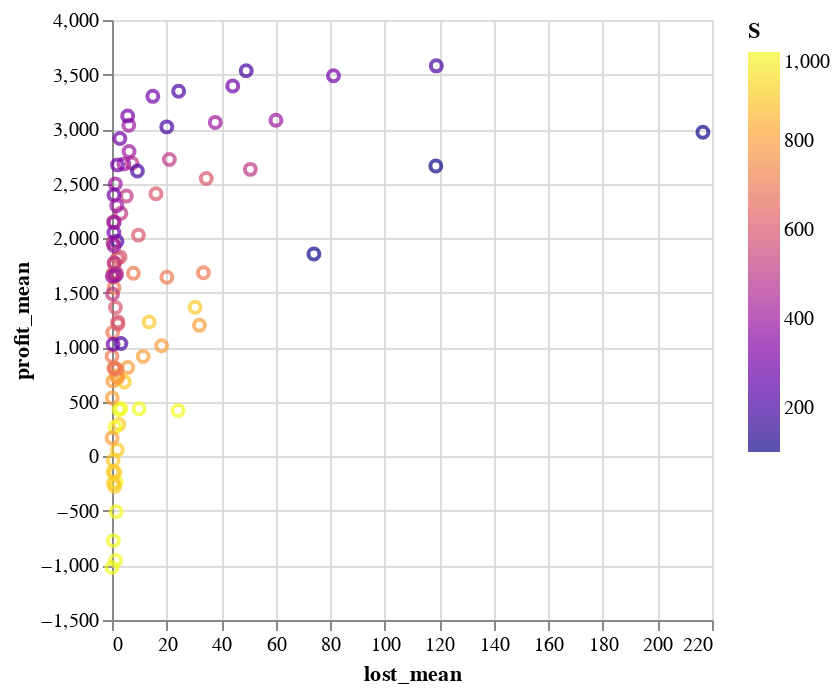

Notebook cell for this chart:
### Code cell
using VegaLite
df |> @vlplot(:point, x=:lost_mean, y=:profit_mean, color={:S, scale={scheme=:plasma}})

### Figure 1 — Vega-Lite specification as saved in the notebook (floating-point values rounded to 4 significant figures)
{"data": {"values": [{"N": 100, "S": 100, "lost_mean": 216.7, "lost_std": 86.95, "m": 90, "profit_mean": 2971.0, "profit_std": 188.0, "s": 25}, {"N": 100, "S": 200, "lost_mean": 118.9, "lost_std": 62.05, "m": 90, "profit_mean": 3580.0, "profit_std": 143.2, "s": 25}, {"N": 100, "S": 300, "lost_mean": 81.2, "lost_std": 61.19, "m": 90, "profit_mean": 3488.0, "profit_std": 233.7, "s": 25}, {"N": 100, "S": 400, "lost_mean": 60.11, "lost_std": 45.89, "m": 90, "profit_mean": 3081.0, "profit_std": 179.8, "s": 25}, {"N": 100, "S": 500, "lost_mean": 50.72, "lost_std": 46.58, "m": 90, "profit_mean": 2631.0, "profit_std": 167.0, "s": 25}, {"N": 100, "S": 600, "lost_mean": 34.57, "lost_std": 38.67, "m": 90, "profit_mean": 2547.0, "profit_std": 258.5, "s": 25}, {"N": 100, "S": 700, "lost_mean": 33.52, "lost_std": 31.95, "m": 90, "profit_mean": 1684.0, "profit_std": 168.9, "s": 25}, {"N": 100, "S": 800, "lost_mean": 32.05, "lost_std": 34.97, "m": 90, "profit_mean": 1201.0, "profit_std": 281.2, "s": 25}, {"N": 100, "S": 900, "lost_mean": 30.45, "lost_std": 37.83, "m": 90, "profit_mean": 1367.0, "profit_std": 302.6, "s": 25}, {"N": 100, "S": 1000, "lost_mean": 24.22, "lost_std": 28.8, "m": 90, "profit_mean": 419.8, "profit_std": 221.2, "s": 25}, {"N": 100, "S": 100, "lost_mean": 118.7, "lost_std": 73.55, "m": 90, "profit_mean": 2661.0, "profit_std": 141.7, "s": 50}, {"N": 100, "S": 200, "lost_mean": 49.21, "lost_std": 49.33, "m": 90, "profit_mean": 3534.0, "profit_std": 159.4, "s": 50}, {"N": 100, "S": 300, "lost_mean": 44.28, "lost_std": 55.6, "m": 90, "profit_mean": 3395.0, "profit_std": 188.3, "s": 50}, {"N": 100, "S": 400, "lost_mean": 37.86, "lost_std": 48.18, "m": 90, "profit_mean": 3061.0, "profit_std": 190.9, "s": 50}, {"N": 100, "S": 500, "lost_mean": 21.04, "lost_std": 31.87, "m": 90, "profit_mean": 2722.0, "profit_std": 214.7, "s": 50}, {"N": 100, "S": 600, "lost_mean": 16.11, "lost_std": 27.83, "m": 90, "profit_mean": 2407.0, "profit_std": 282.1, "s": 50}, {"N": 100, "S": 700, "lost_mean": 20.11, "lost_std": 29.27, "m": 90, "profit_mean": 1643.0, "profit_std": 171.3, "s": 50}, {"N": 100, "S": 800, "lost_mean": 18.19, "lost_std": 32.82, "m": 90, "profit_mean": 1014.0, "profit_std": 189.3, "s": 50}, {"N": 100, "S": 900, "lost_mean": 13.63, "lost_std": 25.36, "m": 90, "profit_mean": 1232.0, "profit_std": 324.8, "s": 50}, {"N": 100, "S": 1000, "lost_mean": 9.96, "lost_std": 26.5, "m": 90, "profit_mean": 435.8, "profit_std": 259.2, "s": 50}, {"N": 100, "S": 100, "lost_mean": 74.03, "lost_std": 56.15, "m": 90, "profit_mean": 1855.0, "profit_std": 251.1, "s": 75}, {"N": 100, "S": 200, "lost_mean": 24.44, "lost_std": 32.93, "m": 90, "profit_mean": 3346.0, "profit_std": 164.2, "s": 75}, {"N": 100, "S": 300, "lost_mean": 14.97, "lost_std": 26.36, "m": 90, "profit_mean": 3300.0, "profit_std": 171.8, "s": 75}, {"N": 100, "S": 400, "lost_mean": 6.17, "lost_std": 14.59, "m": 90, "profit_mean": 3036.0, "profit_std": 209.7, "s": 75}, {"N": 100, "S": 500, "lost_mean": 7.34, "lost_std": 24.49, "m": 90, "profit_mean": 2687.0, "profit_std": 239.6, "s": 75}, {"N": 100, "S": 600, "lost_mean": 9.68, "lost_std": 26.74, "m": 90, "profit_mean": 2028.0, "profit_std": 263.9, "s": 75}, {"N": 100, "S": 700, "lost_mean": 7.85, "lost_std": 21.54, "m": 90, "profit_mean": 1679.0, "profit_std": 207.2, "s": 75}, {"N": 100, "S": 800, "lost_mean": 11.43, "lost_std": 24.39, "m": 90, "profit_mean": 914.7, "profit_std": 153.5, "s": 75}, {"N": 100, "S": 900, "lost_mean": 4.52, "lost_std": 15.27, "m": 90, "profit_mean": 682.5, "profit_std": 436.0, "s": 75}, {"N": 100, "S": 1000, "lost_mean": 3.27, "lost_std": 14.69, "m": 90, "profit_mean": 439.7, "profit_std": 268.4, "s": 75}, {"N": 100, "S": 200, "lost_mean": 20.08, "lost_std": 32.72, "m": 90, "profit_mean": 3020.0, "profit_std": 160.1, "s": 100}, {"N": 100, "S": 300, "lost_mean": 5.76, "lost_std": 15.63, "m": 90, "profit_mean": 3120.0, "profit_std": 168.2, "s": 100}, {"N": 100, "S": 400, "lost_mean": 6.26, "lost_std": 17.33, "m": 90, "profit_mean": 2795.0, "profit_std": 187.5, "s": 100}, {"N": 100, "S": 500, "lost_mean": 5.26, "lost_std": 26.62, "m": 90, "profit_mean": 2386.0, "profit_std": 263.1, "s": 100}, {"N": 100, "S": 600, "lost_mean": 2.97, "lost_std": 13.15, "m": 90, "profit_mean": 1829.0, "profit_std": 170.4, "s": 100}, {"N": 100, "S": 700, "lost_mean": 0.49, "lost_std": 2.714, "m": 90, "profit_mean": 1684.0, "profit_std": 251.0, "s": 100}, {"N": 100, "S": 800, "lost_mean": 5.79, "lost_std": 19.28, "m": 90, "profit_mean": 814.1, "profit_std": 186.5, "s": 100}, {"N": 100, "S": 900, "lost_mean": 2.51, "lost_std": 7.849, "m": 90, "profit_mean": 293.4, "profit_std": 355.2, "s": 100}, {"N": 100, "S": 1000, "lost_mean": 2.53, "lost_std": 12.01, "m": 90, "profit_mean": 428.7, "profit_std": 255.3, "s": 100}, {"N": 100, "S": 200, "lost_mean": 9.32, "lost_std": 21.77, "m": 90, "profit_mean": 2615.0, "profit_std": 187.4, "s": 125}, {"N": 100, "S": 300, "lost_mean": 2.89, "lost_std": 12.87, "m": 90, "profit_mean": 2913.0, "profit_std": 175.1, "s": 125}, {"N": 100, "S": 400, "lost_mean": 4.37, "lost_std": 18.41, "m": 90, "profit_mean": 2680.0, "profit_std": 174.4, "s": 125}, {"N": 100, "S": 500, "lost_mean": 3.27, "lost_std": 18.35, "m": 90, "profit_mean": 2228.0, "profit_std": 205.3, "s": 125}, {"N": 100, "S": 600, "lost_mean": 0.92, "lost_std": 5.365, "m": 90, "profit_mean": 1772.0, "profit_std": 162.0, "s": 125}, {"N": 100, "S": 700, "lost_mean": 0.75, "lost_std": 6.127, "m": 90, "profit_mean": 1546.0, "profit_std": 273.8, "s": 125}, {"N": 100, "S": 800, "lost_mean": 2.17, "lost_std": 11.35, "m": 90, "profit_mean": 722.5, "profit_std": 207.4, "s": 125}, {"N": 100, "S": 900, "lost_mean": 1.94, "lost_std": 8.283, "m": 90, "profit_mean": 59.79, "profit_std": 220.4, "s": 125}, {"N": 100, "S": 1000, "lost_mean": 1.12, "lost_std": 8.36, "m": 90, "profit_mean": 268.2, "profit_std": 409.6, "s": 125}, {"N": 100, "S": 200, "lost_mean": 1.83, "lost_std": 7.364, "m": 90, "profit_mean": 1971.0, "profit_std": 248.2, "s": 150}, {"N": 100, "S": 300, "lost_mean": 2.02, "lost_std": 8.678, "m": 90, "profit_mean": 2672.0, "profit_std": 166.8, "s": 150}, {"N": 100, "S": 400, "lost_mean": 1.22, "lost_std": 6.332, "m": 90, "profit_mean": 2498.0, "profit_std": 185.3, "s": 150}, {"N": 100, "S": 500, "lost_mean": 0.56, "lost_std": 3.304, "m": 90, "profit_mean": 2149.0, "profit_std": 210.3, "s": 150}, {"N": 100, "S": 600, "lost_mean": 1.99, "lost_std": 10.52, "m": 90, "profit_mean": 1815.0, "profit_std": 190.3, "s": 150}, {"N": 100, "S": 700, "lost_mean": 0.28, "lost_std": 1.97, "m": 90, "profit_mean": 1135.0, "profit_std": 327.2, "s": 150}, {"N": 100, "S": 800, "lost_mean": 1.81, "lost_std": 10.05, "m": 90, "profit_mean": 737.3, "profit_std": 205.5, "s": 150}, {"N": 100, "S": 900, "lost_mean": 0.44, "lost_std": 3.211, "m": 90, "profit_mean": -37.01, "profit_std": 181.7, "s": 150}, {"N": 100, "S": 1000, "lost_mean": 1.6, "lost_std": 8.836, "m": 90, "profit_mean": -236.9, "profit_std": 504.6, "s": 150}, {"N": 100, "S": 200, "lost_mean": 3.27, "lost_std": 12.66, "m": 90, "profit_mean": 1035.0, "profit_std": 341.2, "s": 175}, {"N": 100, "S": 300, "lost_mean": 0.71, "lost_std": 3.718, "m": 90, "profit_mean": 2395.0, "profit_std": 204.6, "s": 175}, {"N": 100, "S": 400, "lost_mean": 1.75, "lost_std": 12.91, "m": 90, "profit_mean": 2298.0, "profit_std": 193.7, "s": 175}, {"N": 100, "S": 500, "lost_mean": 0.36, "lost_std": 3.6, "m": 90, "profit_mean": 1958.0, "profit_std": 253.7, "s": 175}, {"N": 100, "S": 600, "lost_mean": 0.67, "lost_std": 4.29, "m": 90, "profit_mean": 1650.0, "profit_std": 249.8, "s": 175}, {"N": 100, "S": 700, "lost_mean": 0.02, "lost_std": 0.2, "m": 90, "profit_mean": 917.8, "profit_std": 235.5, "s": 175}, {"N": 100, "S": 800, "lost_mean": 1.83, "lost_std": 11.84, "m": 90, "profit_mean": 726.0, "profit_std": 225.6, "s": 175}, {"N": 100, "S": 900, "lost_mean": 1.06, "lost_std": 10.6, "m": 90, "profit_mean": -147.6, "profit_std": 192.0, "s": 175}, {"N": 100, "S": 1000, "lost_mean": 1.49, "lost_std": 9.63, "m": 90, "profit_mean": -507.8, "profit_std": 447.0, "s": 175}, {"N": 100, "S": 300, "lost_mean": 0.68, "lost_std": 6.501, "m": 90, "profit_mean": 2052.0, "profit_std": 166.2, "s": 200}, {"N": 100, "S": 400, "lost_mean": 0.82, "lost_std": 5.342, "m": 90, "profit_mean": 2143.0, "profit_std": 205.2, "s": 200}, {"N": 100, "S": 500, "lost_mean": 0.79, "lost_std": 4.759, "m": 90, "profit_mean": 1773.0, "profit_std": 192.5, "s": 200}, {"N": 100, "S": 600, "lost_mean": 1.25, "lost_std": 7.63, "m": 90, "profit_mean": 1365.0, "profit_std": 268.6, "s": 200}, {"N": 100, "S": 700, "lost_mean": 0.72, "lost_std": 4.999, "m": 90, "profit_mean": 807.7, "profit_std": 167.1, "s": 200}, {"N": 100, "S": 800, "lost_mean": 0.33, "lost_std": 2.075, "m": 90, "profit_mean": 690.9, "profit_std": 228.5, "s": 200}, {"N": 100, "S": 900, "lost_mean": 0.38, "lost_std": 2.643, "m": 90, "profit_mean": -141.6, "profit_std": 207.5, "s": 200}, {"N": 100, "S": 1000, "lost_mean": 0.52, "lost_std": 5.2, "m": 90, "profit_mean": -772.4, "profit_std": 332.4, "s": 200}, {"N": 100, "S": 300, "lost_mean": 1.5, "lost_std": 7.679, "m": 90, "profit_mean": 1663.0, "profit_std": 212.2, "s": 225}, {"N": 100, "S": 400, "lost_mean": 0.7, "lost_std": 4.925, "m": 90, "profit_mean": 1931.0, "profit_std": 173.8, "s": 225}, {"N": 100, "S": 500, "lost_mean": 1.65, "lost_std": 13.06, "m": 90, "profit_mean": 1677.0, "profit_std": 206.9, "s": 225}, {"N": 100, "S": 600, "lost_mean": 2.13, "lost_std": 12.45, "m": 90, "profit_mean": 1233.0, "profit_std": 224.1, "s": 225}, {"N": 100, "S": 700, "lost_mean": 0.93, "lost_std": 6.245, "m": 90, "profit_mean": 808.2, "profit_std": 207.0, "s": 225}, {"N": 100, "S": 800, "lost_mean": 0.1, "lost_std": 1.0, "m": 90, "profit_mean": 534.7, "profit_std": 304.1, "s": 225}, {"N": 100, "S": 900, "lost_mean": 0.48, "lost_std": 4.071, "m": 90, "profit_mean": -243.1, "profit_std": 201.2, "s": 225}, {"N": 100, "S": 1000, "lost_mean": 1.32, "lost_std": 7.085, "m": 90, "profit_mean": -954.2, "profit_std": 197.8, "s": 225}, {"N": 100, "S": 300, "lost_mean": 0.4, "lost_std": 2.814, "m": 90, "profit_mean": 1027.0, "profit_std": 254.7, "s": 250}, {"N": 100, "S": 400, "lost_mean": 0.1, "lost_std": 1.0, "m": 90, "profit_mean": 1651.0, "profit_std": 172.6, "s": 250}, {"N": 100, "S": 500, "lost_mean": 0.21, "lost_std": 1.671, "m": 90, "profit_mean": 1489.0, "profit_std": 226.6, "s": 250}, {"N": 100, "S": 600, "lost_mean": 2.18, "lost_std": 13.83, "m": 90, "profit_mean": 1213.0, "profit_std": 196.8, "s": 250}, {"N": 100, "S": 700, "lost_mean": 1.76, "lost_std": 15.12, "m": 90, "profit_mean": 799.0, "profit_std": 176.6, "s": 250}, {"N": 100, "S": 800, "lost_mean": 0.03, "lost_std": 0.3, "m": 90, "profit_mean": 168.5, "profit_std": 342.2, "s": 250}, {"N": 100, "S": 900, "lost_mean": 0.96, "lost_std": 7.126, "m": 90, "profit_mean": -275.2, "profit_std": 195.9, "s": 250}, {"N": 100, "S": 1000, "lost_mean": 0, "lost_std": 0, "m": 90, "profit_mean": -1019.0, "profit_std": 171.7, "s": 250}]}, "encoding": {"color": {"field": "S", "scale": {"scheme": "plasma"}, "type": "quantitative"}, "x": {"field": "lost_mean", "type": "quantitative"}, "y": {"field": "profit_mean", "type": "quantitative"}}, "mark": "point"}
